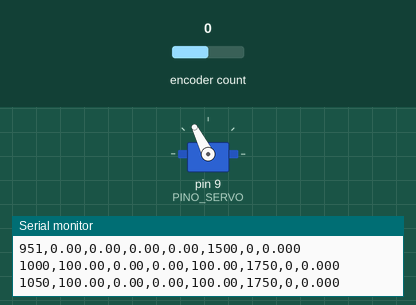
Simulated run of this sketch. Board: Arduino Mega 2560, built with avr-gcc and run on an emulated ATmega2560. Parts: servo, the last lines printed to the serial monitor. Inputs (shaded band) come from the test bench; at power-on: encoder count 0.

Above: at 4.1 s.
At 8.1 s:
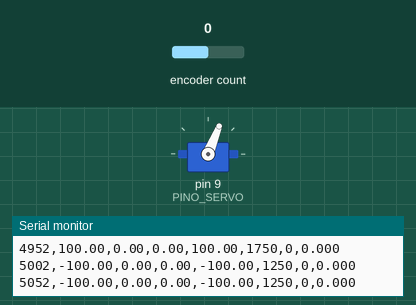
At 12.1 s:
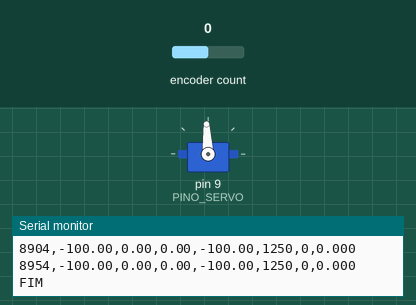
Timing chart, 0 to 13.6 s (numbered marks = the images above):
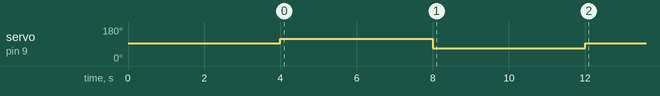

The sketch:

sketch_oct30e.ino
```cpp
#include <Servo.h>
#include <Encoder.h>

Servo motor;
Encoder meuEncoder(2, 3);

const int PINO_SERVO = 9;

// Calibracao
const float K = 0.6094;

// Servo
const int NEUTRO = 1500;

// Ganhos PI
const float Kp = 5.0;
const float Ki = 2.0;
const float Kd = 0.0;

// Controle
float integral = 0.0;
float setpoint = 0.0;
float setpointAnterior = 0.0;

// Amostragem
const unsigned long INTERVALO = 50000UL;

// Media movel
const int JANELA = 5;
float buffer[JANELA] = {0};
float soma = 0.0;
int indice = 0;

// Encoder
long ticksAnteriores = 0;

// Tempo
unsigned long tempoAnterior = 0;
unsigned long inicioTeste = 0;

bool terminou = false;

void setup() {
  Serial.begin(115200);

  motor.attach(PINO_SERVO);
  motor.writeMicroseconds(NEUTRO);

  meuEncoder.write(0);

  Serial.println("Teste PI - Inversao de sentido");

  delay(3000);

  ticksAnteriores = meuEncoder.read();
  tempoAnterior = micros();
  inicioTeste = millis();

  Serial.println(
    "Tempo_ms,Setpoint,VelocidadeBruta,"
    "VelocidadeFiltrada,Erro,Pulso,Ticks,Distancia_mm"
  );
}

void loop() {
  if (terminou) {
    return;
  }

  unsigned long tempo = millis() - inicioTeste;

  // Referencia de velocidade
  if (tempo < 1000) {
    setpoint = 0.0;
  }
  else if (tempo < 5000) {
    setpoint = 100.0;
  }
  else if (tempo < 9000) {
    setpoint = -100.0;
  }
  else {
    motor.writeMicroseconds(NEUTRO);
    terminou = true;
    Serial.println("FIM");
    return;
  }

  // Zera integral nas mudancas
  if (setpoint != setpointAnterior) {
    integral = 0.0;
    setpointAnterior = setpoint;
  }

  unsigned long agora = micros();
  unsigned long dt = agora - tempoAnterior;

  if (dt >= INTERVALO) {
    long ticksAtuais = meuEncoder.read();

    long deltaTicks =
      ticksAtuais - ticksAnteriores;

    float dtSegundos =
      dt / 1000000.0;

    // Velocidade bruta
    float velocidadeBruta =
      (deltaTicks * K) / dtSegundos;

    // Media movel
    soma -= buffer[indice];
    buffer[indice] = velocidadeBruta;
    soma += buffer[indice];

    indice = (indice + 1) % JANELA;

    float velocidadeFiltrada =
      soma / JANELA;

    // Erro
    float erro =
      setpoint - velocidadeFiltrada;

    // Integral
    integral += erro * dtSegundos;

    float limiteIntegral = 250.0 / Ki;

    integral = constrain(
      integral,
      -limiteIntegral,
      limiteIntegral
    );

    // Controlador PI
    float correcao =
      Kp * erro + Ki * integral;

    correcao = constrain(
      correcao,
      -250.0,
      250.0
    );

    int pulso =
      NEUTRO + (int)correcao;

    pulso = constrain(
      pulso,
      1000,
      2000
    );

    if (setpoint == 0.0) {
      pulso = NEUTRO;
      integral = 0.0;
    }

    motor.writeMicroseconds(pulso);

    // Distancia assinada
    float distancia =
      ticksAtuais * K;

    // Registro CSV
    Serial.print(tempo);
    Serial.print(",");

    Serial.print(setpoint, 2);
    Serial.print(",");

    Serial.print(velocidadeBruta, 2);
    Serial.print(",");

    Serial.print(velocidadeFiltrada, 2);
    Serial.print(",");

    Serial.print(erro, 2);
    Serial.print(",");

    Serial.print(pulso);
    Serial.print(",");

    Serial.print(ticksAtuais);
    Serial.print(",");

    Serial.println(distancia, 3);

    ticksAnteriores = ticksAtuais;
    tempoAnterior = agora;
  }
}
```

main.cpp
```cpp
#include <Servo.h>
#include <Arduino.h>

Servo meuServo;

const int pinoServo = 9;

void setup() {
  Serial.begin(9600);

  meuServo.attach(pinoServo);
  meuServo.write(90); // Parado inicialmente

  Serial.println("Controle do Servo");
  Serial.println("0   - Gira em um sentido");
  Serial.println("180 - Gira no outro sentido");
  Serial.println("P   - PARAR");
}

void loop() {
  if (Serial.available() > 0) {

    String comando = Serial.readStringUntil('\n');
    comando.trim();
    comando.toUpperCase();

    // Comando de parada
    if (comando == "P" || comando == "PARAR") {
      meuServo.write(90);
      Serial.println("SERVO PARADO");
      return;
    }

    // Verifica se o comando e numerico
    if (comando.length() == 0) return;

    for (int i = 0; i < comando.length(); i++) {
      if (!isDigit(comando[i])) {
        Serial.println("Comando invalido!");
        return;
      }
    }

    int valor = comando.toInt();

    if (valor >= 0 && valor <= 180) {
      meuServo.writeMicroseconds(valor);

      Serial.print("Comando: ");
      Serial.println(valor);
    } else {
      Serial.println("Valor invalido!");
    }
  }
}
```

Measured:
- by itself, servo on pin 9 (PINO_SERVO): 93° → 117° at 4.0 s, → 68° 4.0 s later, → 93° 4.0 s later
